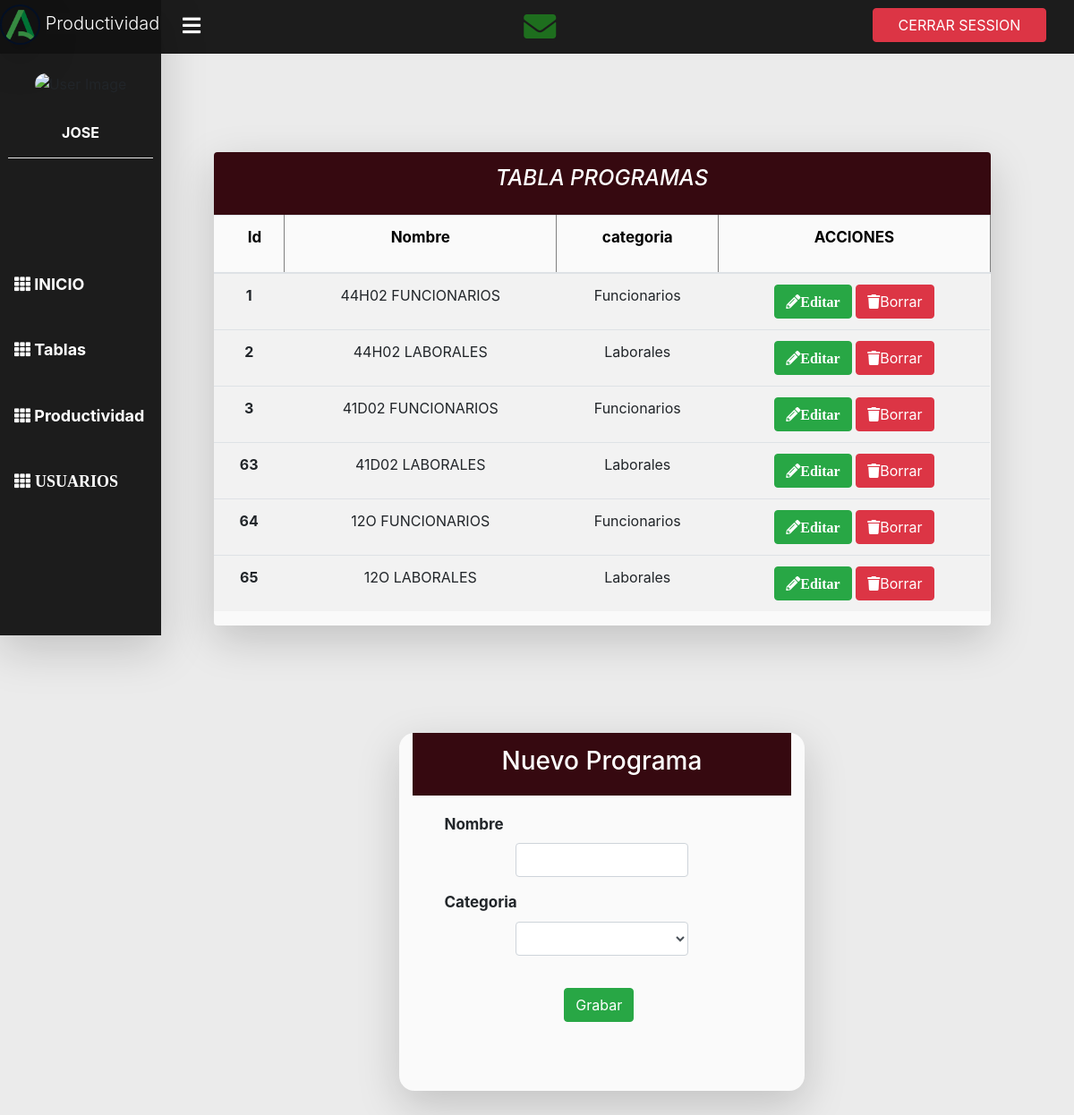
The page /index.php?controller=programa&action=index (signed in) on the database its author committed.
### tables this page shows
CREATE TABLE `programa` (
  `id` int(11) NOT NULL,
  `nombre` varchar(100) NOT NULL,
  `categoria` varchar(15) NOT NULL DEFAULT 'Funcionarios'
);

### controller/ControladorBase.php (called while the page is built, shortened)
<?php
class ControladorBase{
    public function __construct() {
	require_once 'model/EntidadBase.php';
    }
    public function cargarVista($vista,$datos){
        require_once 'view/AyudaVistas.php';
        $helper=new AyudaVistas();
        require_once 'view/'.$vista.'View.php';
    }
}
?>

### controller/ProgramaController.php (called while the page is built, shortened)
<?php
class ProgramaController extends ControladorBase{
    public function index(){
        $programa=new Programa();
        $conversaciones = new Conversaciones();
        $totalmensajes = $conversaciones->NoLeidos($_SESSION["id"]);
        $page=1;
        $filtro=null;
		$id=1;
		if(isset($_REQUEST["volvercontroller"]) && !isset($_REQUEST["volverclave"])) {
            $volver=array("controller" => $_REQUEST["volvercontroller"],
                         "action" => $_REQUEST["volveraction"],
                         "clave" => "id",
                        "valor" => $id
                        );
            }else if (isset($_REQUEST["volvercontroller"]) && isset($_REQUEST["volverclave"])) {
                $volver=array("controller" => $_REQUEST["volvercontroller"],
                            "action" => $_REQUEST["volveraction"],
                            "clave" => $_REQUEST["volverclave"],
                            "valor" => $_REQUEST["volvervalor"]
                            );
            }else {
                $volver=array("controller" => "programa",
                                "action" => "index",
                                "clave" => "id",
                                "valor" => $id
                            );
            }
        $allprograms=$programa->getAll("id","ASC",$programa->pagelimit,($page-1)*$programa->pagelimit,$filtro);
        $count=$programa->getAllCount($filtro);
        $this->cargarVista("programa/index",array(
            "allprograms"=>$allprograms,
            "count"=>$count,
            "filtro"=>$filtro,
            "page"=>$page,
            "pagelimit"=>$programa->pagelimit,
			"volver"=>$volver,
            "operacion"=>"nuevo",
            "totalmensajes" => $totalmensajes
        ));
    }
}
?>

### model/Programa.php (called while the page is built, shortened)
<?php
class Programa extends EntidadBase{
 public function __construct(){
  $this->table="programa";
  $this->model="Programa";
  $this->pagelimit=20;
 }
}
?>

### model/EntidadBase.php (called while the page is built, shortened)
<?php
class EntidadBase{
    private $table;
    private $model;
    public function __construct($table,$model) {
        $this->table=(string) $table;
        $this->model=(string) $model;
    }
    public function db(){
        global $dbh;
	if( isset($dbh) ) {
        	return $dbh;
    	} else {
        	$this->conectar=new Conectar();
        	$dbh=$this->conectar->conexion();
        	return $dbh;
	}
    }
    public function getAll($ordercol="id", $order="DESC", $limit=20, $primfila=null,$filter=null){
	$bindparams=null;
	$query="SELECT * FROM $this->table ORDER BY $ordercol $order";
	if ($primfila>=0) {
	   $query=$query." LIMIT ".$limit." OFFSET ".$primfila;
	}
	$stmt = $this->db()->prepare($query);
	$stmt->execute($bindparams);
        $resultSet=$stmt->fetchAll(PDO::FETCH_CLASS, $this->model);
	return $resultSet;
    }
}
?>

### view/AyudaVistas.php (called while the page is built, shortened)
<?php
class AyudaVistas{
    public function url($controlador=CONTROLADOR_DEFECTO,$accion=ACCION_DEFECTO,$clave="id",$valor=null){
	$urlString="index.php?controller=".$controlador."&action=".$accion;
        return $urlString;
    }
}
?>

### view/programa/indexView.php (the view, shortened to what this page needs)
<!DOCTYPE html>
<html lang="en">
<head>
    <link rel="stylesheet" href="view/plugins/fontawesome-free/css/all.min.css">
    <link rel="stylesheet" href="https://stackpath.bootstrapcdn.com/bootstrap/4.1.3/css/bootstrap.min.css">
</head>
<body style="background-color: #ebebeb;">
<?php
    if ($volver["action"]=="editar") {
        $edit_categoria=($program->categoria);
        $edit_nombre= ($program->nombre);
        $edit_id= ($program->id);
    } else {
        $edit_categoria="";
        $edit_nombre= "";
    }
?>
<?php require_once 'view/comun/leftnavbar.php'; ?>
        <?php require_once 'view/comun/sidebar.php'; ?>
    <div id="contenedortodo" class="row" style="margin-left:130px;padding-top:100px;">
        <div id="tablacontenedor" class="table-responsive text-center rounded shadow-lg" style="background-color: #fafafa; width:80%; margin:auto; margin-bottom:80px; margin-top:70px;" class="shadow-lg">
            <table class="table">
                <div style="height:70px; width:100%; background-color:#360910;" class="text-center">
                    <h4 style="color:white; font-style:italic; padding:15px;">TABLA PROGRAMAS</h4>
                </div>
                <thead style="padding:0;height:40px; width:100%;">
                    <tr style="color:black; font-size:17px; height:100%;">
                    <th scope="col" style="padding-bottom:25px; padding-left:25px; border-right:1px solid gray;">Id</th>
                    <th scope="col" style="padding-bottom:25px; border-right:1px solid gray;">Nombre</th>
                    <th scope="col" style="padding-bottom:25px; border-right:1px solid gray;">categoria</th>
                    <th scope="col" style="padding-bottom:25px; border-right:1px solid gray;">ACCIONES</th>
                    </tr>
                </thead>
                <tbody style="background-color: rgba(235,235,235, 0.5); margin-top:0px;">
                    <?php
						foreach($allprograms as $program) {  ?>
                            <tr>
                                <th scope="row"><?php echo ($program->id); ?></th>
                                <td><?php echo ($program->nombre); ?></td>
                                <td><?php echo $program->categoria; ?></td>
                                <td>
                                    <a class="btn btn-success" href="<?php echo $helper->url("programa","editar"); ?>&id=<?php echo $program->id; ?>"  class="btn btn-editar btn-xs">
                                        <i class="fas fa-pencil-alt">Editar</i>
                                    </a>
                                    <button type="button" class="btn btn-danger" data-toggle="modal" data-href="<?php echo $helper->url("programa","borrar"); ?>&id=<?php echo $program->id; ?>" data-target="#borrar-confirm" ><i class="fas fa-trash"></i>Borrar</button>
                                </td>
                            </tr>
                    <?php } ?>
                </tbody>
            </table>
        </div>
        <div class="col-lg-5 col-md-5 col-sm-12 shadow-lg" style="height:400px; background-color:#fafafa; margin:auto; margin-top:40px; margin-bottom:100px; border-radius:17px;">
            <div>
                <div style="background-color:#360910;width:100%; height:70px;padding-top:15px;">
                              <?php
                                 if ($operacion == "editar") {
                                              $texto_submit="Modificar"; ?>
                              <h3 style="color:white; text-align:center;">Editar Programa</h3>
                              <?php }  else if ($operacion == "nuevo") {
                                 $texto_submit="Grabar";?>
                              <h3 style="color:white; text-align:center;">Nuevo Programa</h3>
                              <?php } ?>
                           </div>
                           <div>
                              <?php
                                 if ($operacion == "editar") {
                                         ?>
                              <form id="formulario" action="<?php echo $helper->url("programa","actualizar"); ?>" method="post" class="form-horizontal" role="form">
                                 <input type="hidden" name="id" value=
                                    <?php echo $volver["valor"]; ?> />
                                 <?php }  else if ($operacion == "nuevo") {
                                    ?>
                              <form id="formulario" action="<?php echo $helper->url("programa","crear"); ?>&volvercontroller=<?php echo $volver["controller"] ?>&volveraction=<?php echo $volver["action"] ?>" method="post" class="form-horizontal" role="form">
                                 <?php }
                                    ?>
                                 <div class="card-body">
                                    <div class="form-group">
                                       <label for="nombre" class="col-sm-3 control-label" style="font-weight:bold; font-size:17px;">Nombre </label>
                                       <div class="col-sm-7" style="margin:auto;">
                                          <input type="text" class="form-control" id="nombre" name="nombre" value="<?php if (isset($program)){ echo $edit_nombre;} ?>">
                                       </div>
                                    </div>
                                    <div class="form-group">
                                       <label for="categoria" class="col-sm-3 control-label" style="font-weight:bold; font-size:17px;">Categoria</label>
                                       <div class="col-sm-7" style="margin:auto;">
                                          <select class="form-control" name="categoria" id="icategoria">
                                             <?php echo "<br>";
                                                if ($operacion == "nuevo"){  ?>
                                             <option value="<?php echo ""; ?>" selected  > </option>
                                             <?php }
                                                ?>
                                             <option value="Funcionarios" <?php   if (($operacion == "editar") && ($edit_categoria== "Funcionarios")){ ?> selected  <?php } ?>  >Funcionarios</option>
                                          </select>
                                       </div>
                                    </div>
                                 </div>
                                 <?php if($texto_submit=="Grabar"){ ?>
                                 <div style="margin-left:40%;">
                                 <?php } ?>
                                    <input type="submit" value="<?php echo $texto_submit;?>" class="btn btn-success "/>
                                 </div>
                           </div>
                        </div>
                     </div>
    </div>
</body>
</html>

### view/programa/indexView.php (style rules this page uses)
* { box-sizing: border-box; }

### rows shown on the page
programa: id "1", nombre "44H02 FUNCIONARIOS", categoria "Funcionarios"
programa: id "2", nombre "44H02 LABORALES", categoria "Laborales"
programa: id "3", nombre "41D02 FUNCIONARIOS", categoria "Funcionarios"
programa: id "63", nombre "41D02 LABORALES", categoria "Laborales"
programa: id "64", nombre "12O FUNCIONARIOS", categoria "Funcionarios"
programa: id "65", nombre "12O LABORALES", categoria "Laborales"

### other values the page prints
$_SESSION["nombre"] "JOSE"
